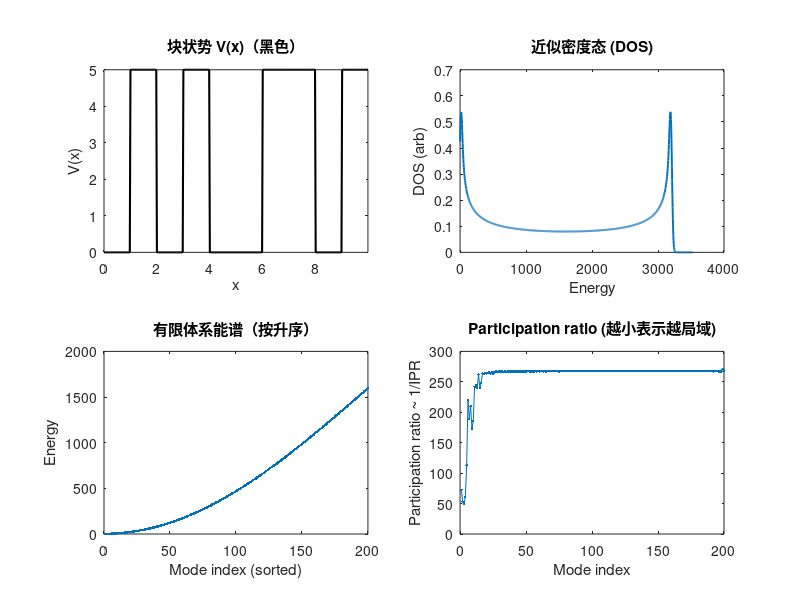
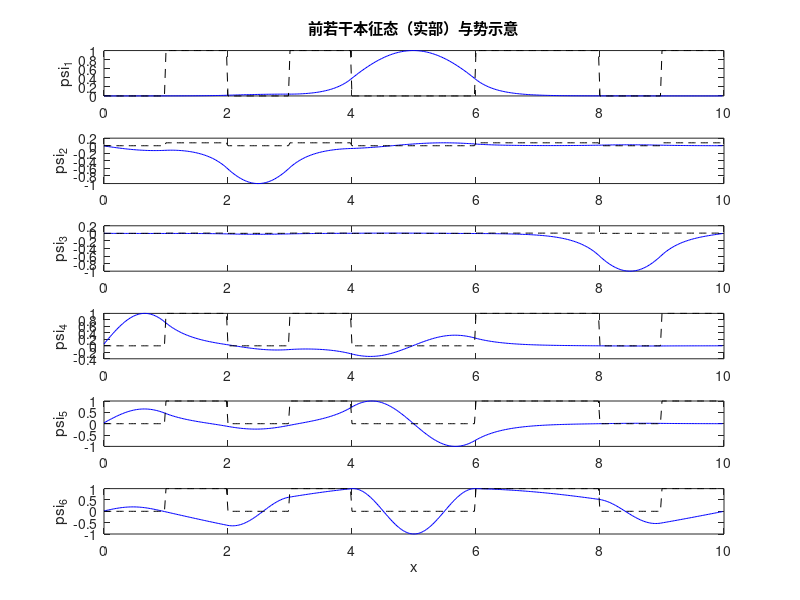

MATLAB code to generate these figures, in order: (Note: this script raises an error after producing the figures.)
% KP_realspace.m
% Kronig-Penney 风格一维数值计算（有限差分）
% 输入：binary sequence (0/1), potential U, physical params, grid
% 输出：能谱、DOS、波函数、IPR，以及可选的带结构（若将序列当作周期单元）

clear; close all; clc;

%% ------------------- 用户参数 -------------------
% 二进制序列，可以是字符如 '0101101' 或向量 [0 1 0 ...]
seq = '0101001101';      % <- 这里替换为你的序列（任意长度）
% seq = [0 1 0 1 1 0 0 1]; % <- 或者使用数值向量

U = 5.0;                 % 势能高度（能量单位，见下面单位说明）
a = 1.0;                 % 每个“原子/格点”的宽度（空间单位）
points_per_site = 40;    % 每个 site 内离散网格点数（越大越精确，越慢）
m = 1.0;                 % 电子有效质量（质量单位）
hbar = 1.0;              % 约化普朗克常数（单位选择导致哈密顿中常数）
BC_type = 'open';        % 边界条件：'open'（开边界） 或 'periodic'（周期）
compute_band_structure = true; % 若将序列作为一个周期单元，是否计算带结构（k 扫描）
num_k = 121;             % 带结构中 k 点数
num_eig_plot = 6;        % 绘制最低 num_eig_plot 个本征态

%% ------------------- 预处理 -------------------
% 统一序列格式为 0/1 数值向量
if ischar(seq)
    seq = seq(:)'; % row
    seq = arrayfun(@(c) str2double(c), seq);
end
Lsites = length(seq);
Nx = Lsites * points_per_site;   % 总网格点数
dx = a / points_per_site;
x = (0:Nx-1) * dx;               % 网格坐标
V = zeros(Nx,1);

% 构造势：每个格点上分配该 site 的 V (块状势)
for i = 1:Lsites
    ix0 = (i-1)*points_per_site + 1;
    ix1 = i*points_per_site;
    if seq(i) == 1
        V(ix0:ix1) = U;
    else
        V(ix0:ix1) = 0;
    end
end

%% ------------------- 构造有限差分哈密顿量 -------------------
% 二阶中心差分： - (hbar^2 / (2m)) d^2/dx^2  -> 离散为三对角矩阵
coef = hbar^2 / (2*m) / dx^2;
main_diag = (2*coef + V);            % 注意： kinetic contributes +2coef on diagonal if we define -coef*[-2 ..]
off_diag = -coef * ones(Nx,1);

H = spdiags([off_diag main_diag off_diag], -1:1, Nx, Nx);

% 周期性带相位的连接（用于带结构计算）：我们保留原 H_open，然后在 k 扫描时添加相位
H_open = H;
if strcmpi(BC_type,'periodic')
    % 将首尾连边改为周期（相位为 1）
    H(1,Nx) = -coef;
    H(Nx,1) = -coef;
end

%% ------------------- 求本征能与本征态（有限体系） -------------------
% 求全部本征值可能较慢；如果 Nx 适中可用 eigs 找前若干个
num_eigs = min(Nx, 400); % 若 Nx 很大，只取前 num_eigs（调整）
% 为稳妥，先用 eigs 求最低一部分能级
opts.isreal = true;
opts.issym = true;
nev = min(Nx, 200); % 求前 200 个本征值（或 Nx）
try
    [Psi, Evec] = eigs(H_open, nev, 'smallestabs', opts);
    E = diag(Evec);
    [E, idx] = sort(E);
    Psi = Psi(:, idx);
catch
    % 若 eigs 失败（矩阵小可以直接用 eig）
    [Vfull, Dfull] = eig(full(H_open));
    E = diag(Dfull);
    [E, idx] = sort(E);
    Psi = Vfull(:, idx);
end

%% ------------------- 密度态（DOS）与谱图 -------------------
% 简单 DOS: 将求得的能量用高斯平滑成连续曲线
Emin = min(E) - 0.1*abs(min(E));
Emax = max(E) + 0.1*abs(max(E));
NE = 1000;
Egrid = linspace(Emin, Emax, NE);
sigma = (Emax-Emin)/200; % Gaussian broadening
DOS = zeros(size(Egrid));
for j = 1:length(E)
    DOS = DOS + exp(-(Egrid - E(j)).^2/(2*sigma^2));
end
DOS = DOS / (sqrt(2*pi)*sigma);

%% ------------------- IPR（Inverse Participation Ratio）局域化度量 -------------------
% IPR_n = sum_i |psi_n(i)|^4  （规范化波函数）
num_modes_IPR = min(nev, 200);
IPR = zeros(num_modes_IPR,1);
for n = 1:num_modes_IPR
    psi = Psi(:,n);
    psi = psi / norm(psi);
    IPR(n) = sum(abs(psi).^4);
end
PR = 1 ./ IPR; % Participation ratio ~ 有效占据格点数

%% ------------------- 若需要：把序列当作周期单元，计算带结构（k 扫描） -------------
if compute_band_structure
    % 使用 twisted BC：跨越边界的跃迁项乘以 exp(i*k*L)
    L_phys = Lsites * a;  % 单元格长度
    ks = linspace(-pi/L_phys, pi/L_phys, num_k);
    bands = zeros(num_k, min(Nx,100)); % 存储若干本征能
    for ik = 1:num_k
        k = ks(ik);
        % 构造 H_k：在 H_open 基础上加上边界耦合项 with phase
        Hk = H_open;
        phase = exp(1i * k * L_phys);
        Hk(1,Nx) = Hk(1,Nx) - (-coef) + (-coef)*phase; % remove open link (zero) and add phased link
        Hk(Nx,1) = conj(Hk(1,Nx));
        % 求本征值（只前 few）
        try
            Ek = eigs(Hk, min(80, Nx-1), 'smallestabs', opts);
            Ek = sort(real(Ek));
        catch
            Ek = eig(full(Hk));
            Ek = sort(real(Ek));
        end
        bands(ik,1:length(Ek)) = Ek(:)';
    end
end

%% ------------------- 绘图 -------------------
figure('Position',[100 100 1100 700]);

subplot(2,2,1);
plot(x, V, 'k','LineWidth',1.5);
xlabel('x'); ylabel('V(x)');
title('块状势 V(x)（黑色）');
xlim([x(1) x(end)]);

subplot(2,2,2);
plot(Egrid, DOS, 'LineWidth',1.4);
xlabel('Energy'); ylabel('DOS (arb)');
title('近似密度态 (DOS)');

subplot(2,2,3);
plot(E(1: min(200,length(E))), '.');
xlabel('Mode index (sorted)'); ylabel('Energy');
title('有限体系能谱（按升序）');

subplot(2,2,4);
plot(PR(1: min(200,length(PR))), '.-');
xlabel('Mode index'); ylabel('Participation ratio ~ 1/IPR');
title('Participation ratio (越小表示越局域)');

% 绘制若干本征态
figure('Position',[200 120 900 600]);
for n = 1:min(num_eig_plot, size(Psi,2))
    subplot(num_eig_plot,1,n);
    psi = real(Psi(:,n));
    psi = psi / max(abs(psi));
    plot(x, psi, 'b'); hold on;
    plot(x, V/max(V+eps)*max(psi), 'k--'); % 同一个图中画出势的相对位置（归一化显示）
    ylabel(sprintf('psi_%d',n));
    if n==1, title('前若干本征态（实部）与势示意'); end
end
xlabel('x');

% 若计算了带结构，画图
if compute_band_structure
    figure('Position',[250 150 800 500]);
    hold on;
    for n = 1:size(bands,2)
        plot(ks*L_phys, bands(:,n), '.-'); % 用 kL 为横轴（规范化）
    end
    xlabel('k * L_{unit}'); ylabel('Energy');
    title('周期重复的单元格的带结构（k 扫描，若有多个能带）');
    xlim([min(ks*L_phys) max(ks*L_phys)]);
end

%% ------------------- 结果摘要输出 -------------------
fprintf('--- 计算完成 ---\n');
fprintf('总格点数 Nx = %d, 网格间距 dx = %.4e\n', Nx, dx);
fprintf('计算了 %d 个本征值（最低）用于分析。\n', length(E));
fprintf('能量范围: [%.4g, %.4g]\n', min(E), max(E));
fprintf('IPR（前10 modes） =\n'); disp(IPR(1:min(10,length(IPR))));
if compute_band_structure
    fprintf('带结构已计算，k 点数 = %d (k*L 单位化显示)。\n', num_k);
end
